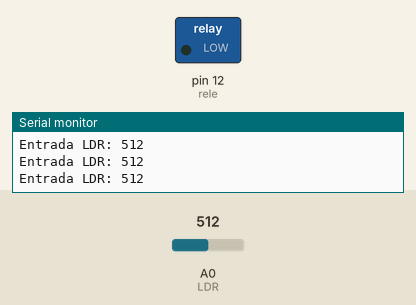
The sketch below on a simulated Arduino Uno, built with avr-gcc and run on an emulated ATmega328P. Shown: switched loads named in the sketch (green lamp = pin HIGH), the last lines printed to the serial monitor. Inputs (shaded band) come from the test bench; at power-on: A0 (LDR) = 512.

Above: at 1.2 s.
1.3 s: A0 (LDR) set to 943
2.8 s: A0 (LDR) set to 963
At 4.0 s:
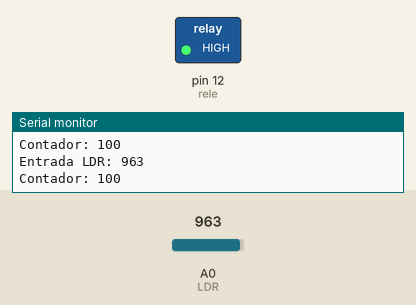
Timing chart, 0 to 5.8 s (numbered marks = the images above; inputs shaded):
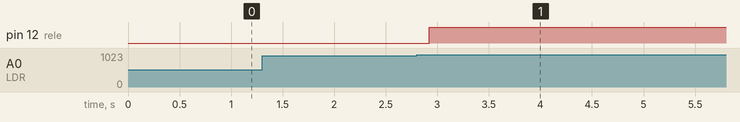

The sketch:

toldo01.ino
```cpp
/* SIMULACIÓN DE TOLDO.

Nesta práctica vamos simular o avance dun toldo en función da
intensidade da luz solar, pero non ten retorno, só avance.
O motor de DC está alimentado externamente por unha pila de 9V;
un relé SPDT, conectado ó pin 12, vai accionar o motor cando o LDR
detecte moita luz ou estea en baixa resistencia.
O LDR está en serie cunha resitencia PULLDOWN, e conectado ó pin
A0 (entrada analóxica).

Cando a luz sexa intensa, o LDR está en baixa intensidade e por
tanto vaise activar o relé que á sua vez activa o motor durante 7
segundos e logo apágase.


Entradas: pin analóxico A0
Saídas: relé SPDT

Autor: Jéssica Suárez Parada
Data: 27/02/2023

*/

#define LDR A0    //Donde poña LDR, arduino sustitueo por A0
#define rele 12

//int pinSensor = A0
//int pinRele = 12

int umbral = 950;
int entrada = -999;
bool releOn = false;
int contador = 0;
bool finCarreira = false;

void setup() {
  pinMode(LDR, INPUT);    //as entradas analóxicas non hai porque declaralas
  pinMode(rele, OUTPUT);
  Serial.begin(9600);     //Velocidade do motor
}

void loop(){
  //LECTURA DE ENTRADAS
  entrada = analogRead(LDR);      // A lectura abarcará os valores dentro do rango 54 - 974
  Serial.print("Entrada LDR: ");  // imprime o rango de valor no que se encontra en ese momento
  Serial.println(entrada);        //nomea ó LDR

  //ACCIONAMENTOS DOS ACTUADORES
  if(entrada > umbral) {  // si a entrada e maior co umbral activa o fin de carreira
    releOn = true;
    contador = 100;
  }

  if(contador > 0 && entrada > umbral) {
  Serial.print("Contador: "); Serial.println(contador); // imprime o valor do contador hacia atrás
  contador--;
  delay(70);
  }

  else {
  releOn = false;
}
   digitalWrite(rele, releOn);
}
```

Measured:
- the behaviour switches between 950 and 951 on A0 (LDR) (found by bisection; images 0 and 1)
- after the input at 2.8 s, pin 12 (rele): LOW → HIGH after 0.12 s
